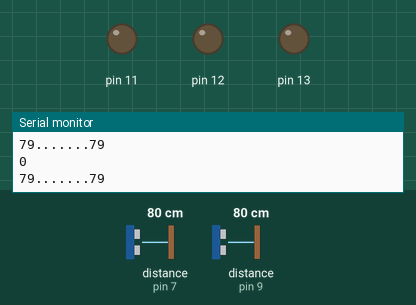
Recording of a sketch running on a simulated Arduino Uno, built with avr-gcc and run on an emulated ATmega328P. Shown: output pins drawn as LEDs (lit = HIGH), the last lines printed to the serial monitor. Wiring (inferred from the names in the program): 2 × ultrasonic range finder: trigger pin 4, echo pin 7 / trigger pin 8, echo pin 9. The inputs (shaded band) are chosen by the test bench; at power-on: distance to the obstacle (sensors on pin 9, pin 7) 80 cm. The echo pulse lasts 58.3 µs per cm; pins used as bus, display or sensor lines are not drawn.

Above: at 1.2 s.
1.3 s: distance to the obstacle (sensor on pin 9) set to 18 cm
3.0 s: distance to the obstacle (sensor on pin 9) set to 15 cm
At 3.8 s:
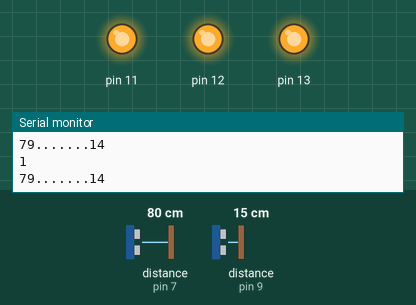
5.0 s: distance to the obstacle (sensor on pin 7) set to 12 cm
8.0 s: distance to the obstacle (sensor on pin 7) set to 9 cm
9.5 s: distance to the obstacle (sensor on pin 7) set to 4 cm
12.5 s: distance to the obstacle (sensor on pin 7) set to 2 cm
At 15.9 s:
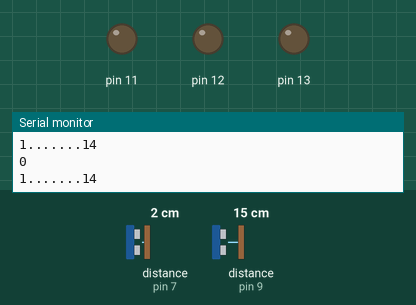
Timing chart, 0 to 16.5 s (numbered marks = the images above; inputs shaded):
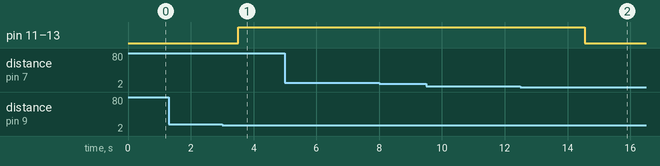

The sketch:

ultrasonic.ino
```cpp
#define trigPin 4 //or 13
#define echoPin 7 //or 12
#define trigPin2 8 //or 13
#define echoPin2 9
 int flag=0;
// ultrasonic max range in 200 cm
void setup() {
  // put your setup code here, to run once:
pinMode(trigPin,OUTPUT);
pinMode(echoPin,INPUT);
pinMode(trigPin2,OUTPUT);
pinMode(echoPin2,INPUT);
pinMode(11,OUTPUT);
pinMode(12,OUTPUT);
pinMode(13,OUTPUT);
 Serial.begin(9600);

}

void loop() {

  // put your main code here, to run repeatedly:
long duration, distance;long duration2, distance2;

//second one

digitalWrite(trigPin2,LOW);
delayMicroseconds(2);
digitalWrite(trigPin2,HIGH);
delayMicroseconds(10);
digitalWrite(trigPin2,LOW);
duration2 = pulseIn(echoPin2,HIGH);
distance2 = (duration2/2) / 29.1;
digitalWrite(trigPin,LOW);
delayMicroseconds(2);
digitalWrite(trigPin,HIGH);
delayMicroseconds(10);
digitalWrite(trigPin,LOW);
duration = pulseIn(echoPin,HIGH);
distance = (duration/2) / 29.1;

Serial.print(distance);Serial.print(".......");Serial.println(distance2);

if((distance2 <= 15)&&(distance >= 15))
{
  flag++;
  delay(500);
  }
 else if((distance2 >= 15)&&(distance <= 15)){
  if (flag >0)
  {
    flag--;
  }
  delay(500);
  }
  if (flag >0)
  {
    digitalWrite(11,HIGH);
digitalWrite(12,HIGH);
digitalWrite(13,HIGH);
  }
  else if (flag==0)
  {
  digitalWrite(11,LOW);
digitalWrite(12,LOW);
digitalWrite(13,LOW);
  }
Serial.println(flag);
}
```

Measured:
- the behaviour switches between 17 and 16 cm on distance to the obstacle (sensor on pin 9) (found by bisection; images 0 and 1)
- the behaviour switches between 3 and 2 cm on distance to the obstacle (sensor on pin 7) (found by bisection; images 1 and 2)
- after the input at 3.0 s, pin 11–13: LOW → HIGH after 0.52 s
- after the input at 12.5 s, pin 11–13: HIGH → LOW after 2.1 s
